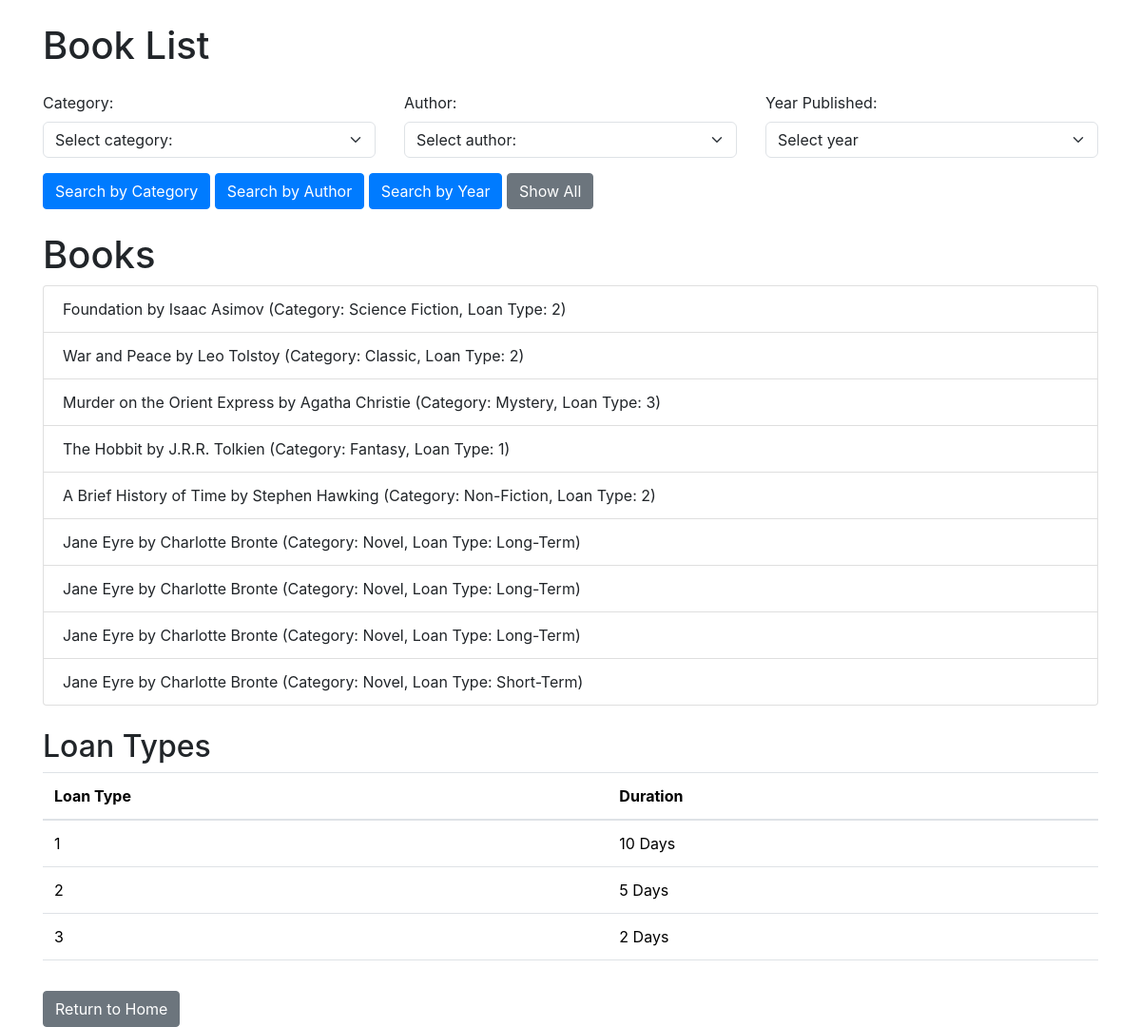
Before: /books with the older database file.
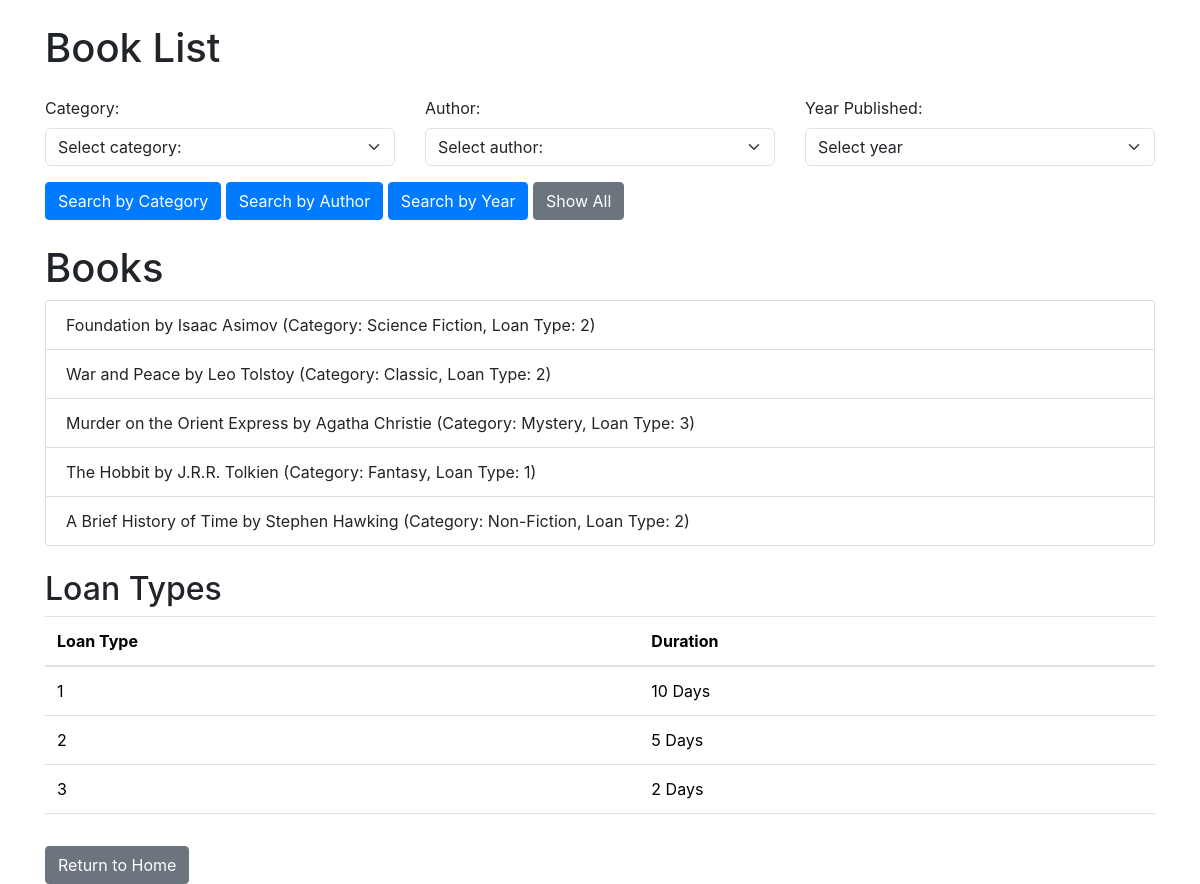
After: the same page with the newer database file.
### models/book.py (models this page shows)
class Book(db.Model):
    __tablename__ = 'books'
    id = db.Column(db.Integer, primary_key=True)
    category = db.Column(db.String, nullable=False)
    author = db.Column(db.String, nullable=False)
    name = db.Column(db.String, nullable=False)
    year_published = db.Column(db.Integer, nullable=False)
    loan_type = db.Column(db.Integer, nullable=False)
    added_date = db.Column(db.DateTime, nullable=False, default=datetime.utcnow)

### app.py (the view)
@app.route('/books', methods=['GET'])
def list_books():
    app.logger.info('list_books called')
    query = Book.query
    cart_items = Cart.query.filter_by(cust_id=1).all()
    if 'search_category' in request.args:
        category = request.args.get('category')
        if category:
            query = query.filter(Book.category.ilike(f'%{category}%'))
            app.logger.info(f'Searching books by category: {category}')
    if 'search_author' in request.args:
        author = request.args.get('author')
        if author:
            query = query.filter(Book.author.ilike(f'%{author}%'))
            app.logger.info(f'Searching books by author: {author}')
    if 'search_year' in request.args:
        year_published = request.args.get('year_published')
        if year_published:
            query = query.filter(Book.year_published == year_published)
            app.logger.info(f'Searching books by year: {year_published}')
    if 'show_all' in request.args:
        books = Book.query.all()
        app.logger.info('Showing all books')
    else:
        books = query.all()
    categories = db.session.query(Book.category).distinct().all()
    authors = db.session.query(Book.author).distinct().all()
    years = db.session.query(Book.year_published).distinct().all()
    delete_success = request.args.get('delete_success', False)
    return render_template('books.html', books=books, cart_items=cart_items, categories=categories, authors=authors, years=years, delete_success=delete_success)

### templates/books.html (shortened to what this page needs)
<!DOCTYPE html>
<html lang="en">
<head>
    <link href="https://cdn.jsdelivr.net/npm/bootstrap@5.3.3/dist/css/bootstrap.min.css" rel="stylesheet"
>
    <link rel="stylesheet" href="https://stackpath.bootstrapcdn.com/bootstrap/4.5.2/css/bootstrap.min.css">
</head>
<body class="container mt-4">
    <h1 class="mb-4">Book List</h1>
    <form method="GET" action="{{ url_for('list_books') }}" class="row mb-4 g-3">
        <div class="col-md-4">
            <label for="category" class="form-label">Category:</label>
            <select name="category" id="category" class="form-select">
                <option value="">Select category:</option>
            </select>
        </div>
        <div class="col-md-4">
            <label for="author" class="form-label">Author:</label>
            <select name="author" id="author" class="form-select">
                <option value="">Select author:</option>
            </select>
        </div>
        <div class="col-md-4">
            <label for="year_published" class="form-label">Year Published:</label>
            <select name="year_published" id="year_published" class="form-select">
                <option value="">Select year</option>
            </select>
        </div>
        <div class="col-12">
            <button type="submit" name="search_category" value="1" class="btn btn-primary">Search by Category</button>
            <button type="submit" name="search_author" value="1" class="btn btn-primary">Search by Author</button>
            <button type="submit" name="search_year" value="1" class="btn btn-primary">Search by Year</button>
            <button type="submit" name="show_all" value="1" class="btn btn-secondary">Show All</button>
        </div>
    </form>
    <h1>Books</h1>
<ul class="list-group mb-4">
    {% for book in books %}
    <li class="list-group-item d-flex justify-content-between align-items-center">
        {{ book.name }} by {{ book.author }} (Category: {{ book.category }}, Loan Type: {{ book.loan_type }})
    </li>
    {% endfor %}
</ul>
    <h2>Loan Types</h2>
    <table class="table">
        <thead>
            <tr>
                <th>Loan Type</th>
                <th>Duration</th>
            </tr>
        </thead>
        <tbody>
            <tr>
                <td>1</td>
                <td>10 Days</td>
            </tr>
            <tr>
                <td>2</td>
                <td>5 Days</td>
            </tr>
            <tr>
                <td>3</td>
                <td>2 Days</td>
            </tr>
        </tbody>
    </table>
    <a href="{{ url_for('home') }}" class="btn btn-secondary mt-3">Return to Home</a>
</body>
</html>

Changed rows visible on the page:
removed Book: name "Jane Eyre", author "Charlotte Bronte", category "Novel", loan_type "Long-Term"
removed Book: name "Jane Eyre", author "Charlotte Bronte", category "Novel", loan_type "Long-Term"
removed Book: name "Jane Eyre", author "Charlotte Bronte", category "Novel", loan_type "Long-Term"
removed Book: name "Jane Eyre", author "Charlotte Bronte", category "Novel", loan_type "Short-Term"
